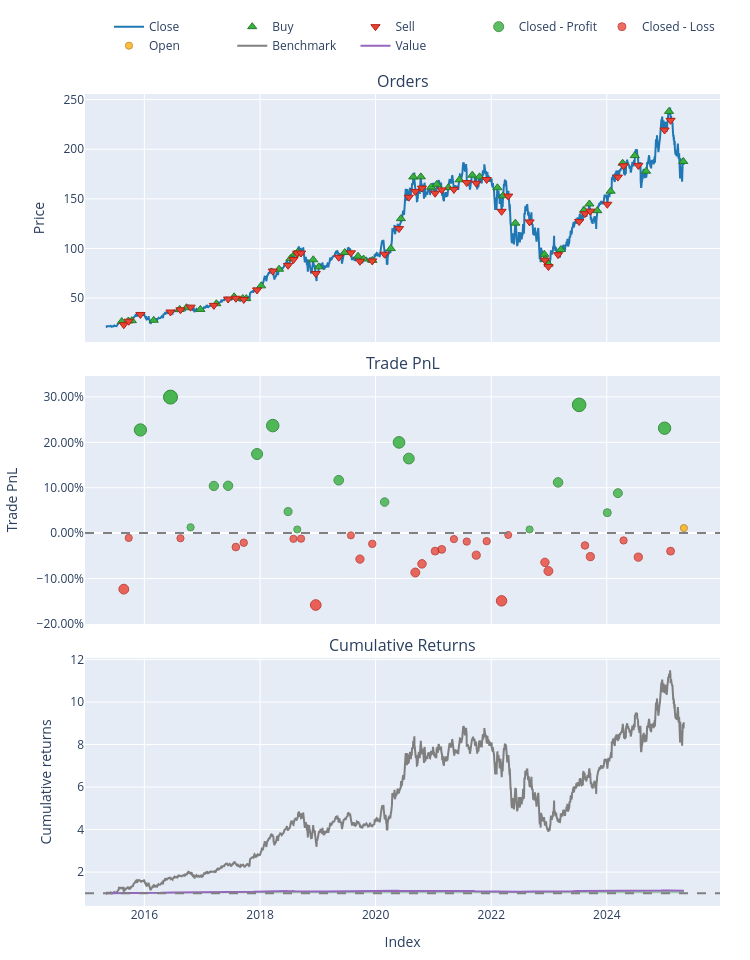

The cell this chart's notebook holds for it:
### Code cell
#AMAZON MACD


df = yf.download(tickers = "AMZN", start= "2015-05-05", end= "2025-05-05")

if isinstance(df.columns, pd.MultiIndex):
    df.columns = df.columns.get_level_values(0)

close = df["Close"]



macd, signal, hist = talib.MACD(close, fastperiod=24, slowperiod=52, signalperiod=18)

entries = macd >= signal
exits = macd <= signal



backtest = vbt.Portfolio.from_signals(
       close,
       entries = entries,
       exits = exits,
       init_cash = 100000,
       size = 10000.0,
       size_type = "value",
       freq = "1D", 
       fees = 0.001)

backtest.plot().show()
print(backtest.stats())

### Figure 1 — Plotly figure (JSON) as saved in the notebook; plotly's stock layout.template omitted (floating-point values rounded to 4 significant figures; data arrays with more than 128 entries replaced by an {"elided": "..."} marker saying what was removed)
{"data": [{"legendgroup": "0", "line": {"color": "#1f77b4"}, "name": "Close", "showlegend": true, "type": "scatter", "uid": "b44c9e6c-bb47-41dc-95f9-785f7b44a9ea", "x": {"elided": "2515 str values"}, "xaxis": "x", "y": {"elided": "2515 float values"}, "yaxis": "y"}, {"customdata": {"elided": "48x3 float values"}, "hovertemplate": "Order Id: %{customdata[0]}<br>Timestamp: %{x}<br>Price: %{y}<br>Size: %{customdata[1]:.6f}<br>Fees: %{customdata[2]:.6f}", "legendgroup": "1", "marker": {"color": "#37B13F", "line": {"color": "rgb(38,123,44)", "width": 1}, "size": 8, "symbol": "triangle-up"}, "mode": "markers", "name": "Buy", "type": "scatter", "uid": "b9596ede-0009-4f52-9c2f-640ee26b61c3", "x": ["2015-08-11T00:00:00", "2015-09-22T00:00:00", "2015-10-14T00:00:00", "2016-02-29T00:00:00", "2016-08-11T00:00:00", "2016-09-23T00:00:00", "2016-12-20T00:00:00", "2017-03-31T00:00:00", "2017-07-21T00:00:00", "2017-09-14T00:00:00", "2017-10-06T00:00:00", "2018-01-08T00:00:00", "2018-05-01T00:00:00", "2018-07-12T00:00:00", "2018-08-08T00:00:00", "2018-08-27T00:00:00", "2018-12-03T00:00:00", "2019-01-07T00:00:00", "2019-06-20T00:00:00", "2019-09-12T00:00:00", "2019-10-17T00:00:00", "2019-12-12T00:00:00", "2020-04-06T00:00:00", "2020-06-09T00:00:00", "2020-08-26T00:00:00", "2020-10-13T00:00:00", "2020-12-17T00:00:00", "2021-01-22T00:00:00", "2021-04-05T00:00:00", "2021-06-14T00:00:00", "2021-09-03T00:00:00", "2021-10-19T00:00:00", "2022-02-09T00:00:00", "2022-03-16T00:00:00", "2022-06-02T00:00:00", "2022-12-02T00:00:00", "2022-12-09T00:00:00", "2022-12-29T00:00:00", "2023-03-17T00:00:00", "2023-08-10T00:00:00", "2023-09-13T00:00:00", "2023-11-02T00:00:00", "2024-01-25T00:00:00", "2024-04-10T00:00:00", "2024-06-26T00:00:00", "2024-09-05T00:00:00", "2025-01-28T00:00:00", "2025-04-28T00:00:00"], "xaxis": "x", "y": [26.37, 26.92, 27.24, 27.63, 38.56, 40.29, 38.56, 44.33, 51.28, 49.61, 49.48, 62.34, 79.11, 89.83, 94.33, 96.38, 88.62, 81.48, 95.91, 92.18, 89.37, 88.02, 99.88, 130.0, 172.1, 172.2, 161.8, 164.6, 161.3, 169.2, 173.9, 172.2, 161.2, 153.1, 125.5, 94.13, 89.09, 84.18, 98.95, 138.6, 144.9, 138.1, 157.8, 185.9, 193.6, 177.9, 238.1, 187.7], "yaxis": "y"}, {"customdata": {"elided": "47x3 float values"}, "hovertemplate": "Order Id: %{customdata[0]}<br>Timestamp: %{x}<br>Price: %{y}<br>Size: %{customdata[1]:.6f}<br>Fees: %{customdata[2]:.6f}", "legendgroup": "2", "marker": {"color": "#EA4335", "line": {"color": "rgb(181,31,18)", "width": 1}, "size": 8, "symbol": "triangle-down"}, "mode": "markers", "name": "Sell", "type": "scatter", "uid": "c010c3b1-4006-4a42-ace5-ac8b2ad30c28", "x": ["2015-08-24T00:00:00", "2015-09-24T00:00:00", "2015-12-07T00:00:00", "2016-06-14T00:00:00", "2016-08-16T00:00:00", "2016-10-19T00:00:00", "2017-03-15T00:00:00", "2017-06-13T00:00:00", "2017-08-01T00:00:00", "2017-09-20T00:00:00", "2017-12-13T00:00:00", "2018-03-22T00:00:00", "2018-06-27T00:00:00", "2018-07-31T00:00:00", "2018-08-24T00:00:00", "2018-09-17T00:00:00", "2018-12-19T00:00:00", "2019-05-13T00:00:00", "2019-07-29T00:00:00", "2019-09-24T00:00:00", "2019-12-11T00:00:00", "2020-02-27T00:00:00", "2020-05-28T00:00:00", "2020-07-29T00:00:00", "2020-09-08T00:00:00", "2020-10-20T00:00:00", "2021-01-11T00:00:00", "2021-02-22T00:00:00", "2021-05-10T00:00:00", "2021-07-30T00:00:00", "2021-09-28T00:00:00", "2021-12-03T00:00:00", "2022-03-07T00:00:00", "2022-04-18T00:00:00", "2022-08-31T00:00:00", "2022-12-06T00:00:00", "2022-12-28T00:00:00", "2023-02-27T00:00:00", "2023-07-10T00:00:00", "2023-08-16T00:00:00", "2023-09-19T00:00:00", "2024-01-04T00:00:00", "2024-03-11T00:00:00", "2024-04-16T00:00:00", "2024-07-18T00:00:00", "2024-12-31T00:00:00", "2025-02-07T00:00:00"], "xaxis": "x", "y": [23.17, 26.69, 33.49, 35.97, 38.2, 40.88, 42.65, 49.04, 49.81, 48.66, 58.21, 77.25, 83.03, 88.87, 95.27, 95.4, 74.75, 91.13, 95.62, 87.08, 87.44, 94.21, 120.1, 151.7, 157.5, 160.9, 155.7, 159.0, 159.5, 166.4, 165.8, 169.5, 137.5, 152.8, 126.8, 88.25, 81.82, 93.76, 127.1, 135.1, 137.6, 144.6, 172.0, 183.3, 183.8, 219.4, 229.1], "yaxis": "y"}, {"customdata": [[2.0, 2.0, 2272.0, 0.2272], [3.0, 3.0, 2996.0, 0.2996], [5.0, 5.0, 128.0, 0.0128], [6.0, 6.0, 1039.0, 0.1039], [7.0, 7.0, 1042.0, 0.1042], [10.0, 10.0, 1742.0, 0.1742], [11.0, 11.0, 2368.0, 0.2368], [12.0, 12.0, 474.1, 0.04741], [14.0, 14.0, 79.93, 0.007993], [17.0, 17.0, 1164.0, 0.1164], [21.0, 21.0, 683.5, 0.06835], [22.0, 22.0, 1998.0, 0.1998], [23.0, 23.0, 1642.0, 0.1642], [34.0, 34.0, 80.21, 0.008021], [37.0, 37.0, 1117.0, 0.1117], [38.0, 38.0, 2825.0, 0.2825], [41.0, 41.0, 450.3, 0.04503], [42.0, 42.0, 879.9, 0.08799], [45.0, 45.0, 2311.0, 0.2311]], "hovertemplate": "Exit Trade Id: %{customdata[0]}<br>Position Id: %{customdata[1]}<br>Exit Timestamp: %{x}<br>PnL: %{customdata[2]:.6f}<br>Return: %{customdata[3]:.2%}", "legendgroup": "3", "marker": {"color": "#37B13F", "line": {"color": "rgb(38,123,44)", "width": 1}, "opacity": [0.8633, 0.9, 0.7544, 0.8007, 0.8008, 0.8364, 0.8681, 0.772, 0.752, 0.807, 0.7826, 0.8494, 0.8313, 0.752, 0.8046, 0.8913, 0.7708, 0.7926, 0.8652], "size": [12.29, 14.0, 7.207, 9.365, 9.372, 11.03, 12.51, 8.026, 7.093, 9.662, 8.523, 11.64, 10.79, 7.093, 9.549, 13.6, 7.97, 8.988, 12.38], "symbol": "circle"}, "mode": "markers", "name": "Closed - Profit", "type": "scatter", "uid": "2ce6e1b0-a135-4272-b7a0-a0b89173bcef", "x": ["2015-12-07T00:00:00", "2016-06-14T00:00:00", "2016-10-19T00:00:00", "2017-03-15T00:00:00", "2017-06-13T00:00:00", "2017-12-13T00:00:00", "2018-03-22T00:00:00", "2018-06-27T00:00:00", "2018-08-24T00:00:00", "2019-05-13T00:00:00", "2020-02-27T00:00:00", "2020-05-28T00:00:00", "2020-07-29T00:00:00", "2022-08-31T00:00:00", "2023-02-27T00:00:00", "2023-07-10T00:00:00", "2024-01-04T00:00:00", "2024-03-11T00:00:00", "2024-12-31T00:00:00"], "xaxis": "x2", "y": [0.2272, 0.2996, 0.0128, 0.1039, 0.1042, 0.1742, 0.2368, 0.04741, 0.007993, 0.1164, 0.06835, 0.1998, 0.1642, 0.008021, 0.1117, 0.2825, 0.04503, 0.08799, 0.2311], "yaxis": "y2"}, {"customdata": [[0.0, 0.0, -1234.0, -0.1234], [1.0, 1.0, -106.3, -0.01063], [4.0, 4.0, -113.3, -0.01133], [8.0, 8.0, -307.1, -0.03071], [9.0, 9.0, -211.3, -0.02113], [13.0, 13.0, -126.6, -0.01266], [15.0, 15.0, -121.8, -0.01218], [16.0, 16.0, -1583.0, -0.1583], [18.0, 18.0, -49.89, -0.004989], [19.0, 19.0, -572.4, -0.05724], [20.0, 20.0, -236.6, -0.02366], [24.0, 24.0, -867.6, -0.08676], [25.0, 25.0, -677.4, -0.06774], [26.0, 26.0, -396.2, -0.03962], [27.0, 27.0, -358.3, -0.03583], [28.0, 28.0, -132.2, -0.01322], [29.0, 29.0, -186.2, -0.01862], [30.0, 30.0, -485.6, -0.04856], [31.0, 31.0, -177.7, -0.01777], [32.0, 32.0, -1491.0, -0.1491], [33.0, 33.0, -40.81, -0.004081], [35.0, 35.0, -644.0, -0.0644], [36.0, 36.0, -835.2, -0.08352], [39.0, 39.0, -271.6, -0.02716], [40.0, 40.0, -517.9, -0.05179], [43.0, 43.0, -161.3, -0.01613], [44.0, 44.0, -528.8, -0.05288], [46.0, 46.0, -397.5, -0.03975]], "hovertemplate": "Exit Trade Id: %{customdata[0]}<br>Position Id: %{customdata[1]}<br>Exit Timestamp: %{x}<br>PnL: %{customdata[2]:.6f}<br>Return: %{customdata[3]:.2%}", "legendgroup": "4", "marker": {"color": "#EA4335", "line": {"color": "rgb(181,31,18)", "width": 1}, "opacity": [0.8106, 0.7533, 0.7537, 0.7635, 0.7587, 0.7544, 0.7541, 0.8283, 0.7505, 0.777, 0.7599, 0.792, 0.7823, 0.768, 0.7661, 0.7546, 0.7574, 0.7726, 0.7569, 0.8236, 0.75, 0.7806, 0.7903, 0.7617, 0.7742, 0.7561, 0.7748, 0.7681], "size": [9.826, 7.155, 7.172, 7.631, 7.404, 7.203, 7.192, 10.65, 7.022, 8.259, 7.464, 8.959, 8.508, 7.842, 7.752, 7.216, 7.344, 8.054, 7.324, 10.44, 7.0, 8.429, 8.882, 7.547, 8.13, 7.285, 8.156, 7.845], "symbol": "circle"}, "mode": "markers", "name": "Closed - Loss", "type": "scatter", "uid": "96868552-0e85-4364-b321-74035da8dd06", "x": ["2015-08-24T00:00:00", "2015-09-24T00:00:00", "2016-08-16T00:00:00", "2017-08-01T00:00:00", "2017-09-20T00:00:00", "2018-07-31T00:00:00", "2018-09-17T00:00:00", "2018-12-19T00:00:00", "2019-07-29T00:00:00", "2019-09-24T00:00:00", "2019-12-11T00:00:00", "2020-09-08T00:00:00", "2020-10-20T00:00:00", "2021-01-11T00:00:00", "2021-02-22T00:00:00", "2021-05-10T00:00:00", "2021-07-30T00:00:00", "2021-09-28T00:00:00", "2021-12-03T00:00:00", "2022-03-07T00:00:00", "2022-04-18T00:00:00", "2022-12-06T00:00:00", "2022-12-28T00:00:00", "2023-08-16T00:00:00", "2023-09-19T00:00:00", "2024-04-16T00:00:00", "2024-07-18T00:00:00", "2025-02-07T00:00:00"], "xaxis": "x2", "y": [-0.1234, -0.01063, -0.01133, -0.03071, -0.02113, -0.01266, -0.01218, -0.1583, -0.004989, -0.05724, -0.02366, -0.08676, -0.06774, -0.03962, -0.03583, -0.01322, -0.01862, -0.04856, -0.01777, -0.1491, -0.004081, -0.0644, -0.08352, -0.02716, -0.05179, -0.01613, -0.05288, -0.03975], "yaxis": "y2"}, {"customdata": [[47.0, 47.0, 111.5, 0.01115]], "hovertemplate": "Exit Trade Id: %{customdata[0]}<br>Position Id: %{customdata[1]}<br>Exit Timestamp: %{x}<br>PnL: %{customdata[2]:.6f}<br>Return: %{customdata[3]:.2%}", "legendgroup": "5", "marker": {"color": "#FFAA00", "line": {"color": "rgb(178,118,0)", "width": 1}, "opacity": [0.7536], "size": [7.167], "symbol": "circle"}, "mode": "markers", "name": "Open", "type": "scatter", "uid": "b28772ac-45e8-4adf-ba4b-985aa7642c82", "x": ["2025-05-02T00:00:00"], "xaxis": "x2", "y": [0.01115], "yaxis": "y2"}, {"legendgroup": "6", "line": {"color": "#7f7f7f"}, "name": "Benchmark", "showlegend": true, "type": "scatter", "uid": "e7768895-0147-4e06-be8e-bffc6d5fe536", "x": {"elided": "2515 str values"}, "xaxis": "x3", "y": {"elided": "2515 float values"}, "yaxis": "y3"}, {"hoverinfo": "skip", "legendgroup": "7", "line": {"color": "rgba(0, 0, 0, 0)", "width": 0}, "opacity": 0, "showlegend": false, "type": "scatter", "uid": "b0099804-f7ee-4348-9d8c-1df0acdf01be", "x": {"elided": "2515 str values"}, "xaxis": "x3", "y": {"elided": "2515 int values"}, "yaxis": "y3"}, {"connectgaps": false, "fill": "tonexty", "fillcolor": "rgba(0, 128, 0, 0.3)", "hoverinfo": "skip", "legendgroup": "7", "line": {"color": "rgba(0, 0, 0, 0)", "width": 0}, "opacity": 0, "showlegend": false, "type": "scatter", "uid": "ef372f5d-ddc7-49b5-a113-ea7a4bd9fece", "x": {"elided": "2515 str values"}, "xaxis": "x3", "y": {"elided": "2515 float values"}, "yaxis": "y3"}, {"hoverinfo": "skip", "legendgroup": "7", "line": {"color": "rgba(0, 0, 0, 0)", "width": 0}, "opacity": 0, "showlegend": false, "type": "scatter", "uid": "b4e06128-4491-41d5-a8b3-09e14fcb9fd4", "x": {"elided": "2515 str values"}, "xaxis": "x3", "y": {"elided": "2515 int values"}, "yaxis": "y3"}, {"connectgaps": false, "fill": "tonexty", "fillcolor": "rgba(255, 0, 0, 0.3)", "hoverinfo": "skip", "legendgroup": "7", "line": {"color": "rgba(0, 0, 0, 0)", "width": 0}, "opacity": 0, "showlegend": false, "type": "scatter", "uid": "bcd56173-68b5-44d4-a2da-5a63bec90ba9", "x": {"elided": "2515 str values"}, "xaxis": "x3", "y": {"elided": "2515 float values"}, "yaxis": "y3"}, {"legendgroup": "8", "line": {"color": "#9467bd"}, "name": "Value", "showlegend": true, "type": "scatter", "uid": "19af8095-a1f4-49c6-8b90-98fad0883185", "x": {"elided": "2515 str values"}, "xaxis": "x3", "y": {"elided": "2515 float values"}, "yaxis": "y3"}, {"hoverinfo": "skip", "legendgroup": "7", "line": {"color": "rgba(0, 0, 0, 0)", "width": 0}, "opacity": 0, "showlegend": false, "type": "scatter", "uid": "041bfe35-ad22-457c-8c9f-a9eb225021d9", "x": {"elided": "2515 str values"}, "xaxis": "x3", "y": {"elided": "2515 int values"}, "yaxis": "y3"}], "layout": {"annotations": [{"font": {"size": 16}, "showarrow": false, "text": "Orders", "x": 0.5, "xanchor": "center", "xref": "paper", "y": 1, "yanchor": "bottom", "yref": "paper"}, {"font": {"size": 16}, "showarrow": false, "text": "Trade PnL", "x": 0.5, "xanchor": "center", "xref": "paper", "y": 0.6528, "yanchor": "bottom", "yref": "paper"}, {"font": {"size": 16}, "showarrow": false, "text": "Cumulative Returns", "x": 0.5, "xanchor": "center", "xref": "paper", "y": 0.3056, "yanchor": "bottom", "yref": "paper"}], "height": 960, "legend": {"orientation": "h", "traceorder": "normal", "x": 1, "xanchor": "right", "y": 1.042, "yanchor": "bottom"}, "margin": {"b": 30, "l": 30, "r": 30, "t": 30}, "shapes": [{"line": {"color": "gray", "dash": "dash"}, "type": "line", "x0": 0, "x1": 1, "xref": "paper", "y0": 0, "y1": 0, "yref": "y2"}, {"line": {"color": "gray", "dash": "dash"}, "type": "line", "x0": 0, "x1": 1, "xref": "paper", "y0": 1, "y1": 1, "yref": "y3"}], "showlegend": true, "width": 750, "xaxis": {"anchor": "y", "domain": [0, 1], "matches": "x3", "showticklabels": false}, "xaxis2": {"anchor": "y2", "domain": [0, 1], "matches": "x3", "showticklabels": false}, "xaxis3": {"anchor": "y3", "domain": [0, 1], "title": {"text": "Index"}}, "yaxis": {"anchor": "x", "domain": [0.6944, 1], "title": {"text": "Price"}}, "yaxis2": {"anchor": "x2", "domain": [0.3472, 0.6528], "tickformat": ".2%", "title": {"text": "Trade PnL"}}, "yaxis3": {"anchor": "x3", "domain": [0, 0.3056], "title": {"text": "Cumulative returns"}}}}
